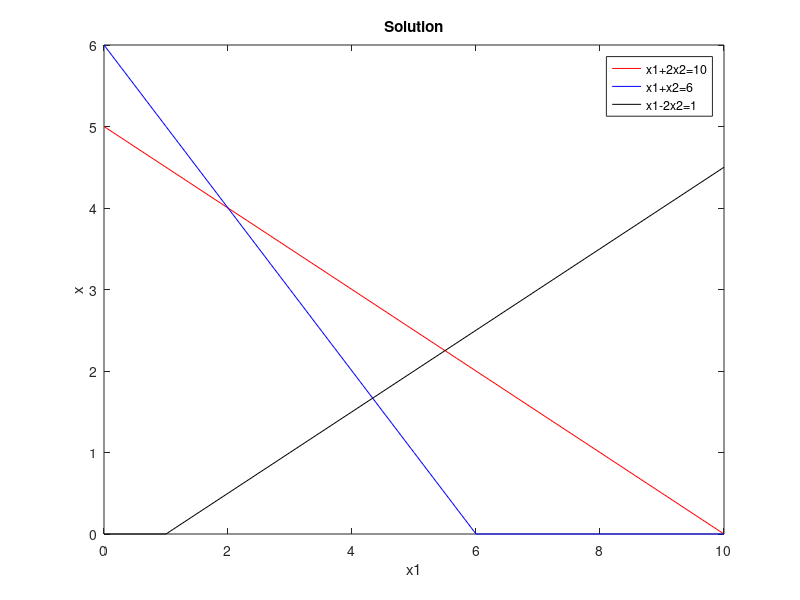

Here is the MATLAB script that generated this plot:
clc
clear all
%max z=2x1+x2%
%x1+2x2<=10%
%x1+x2<=6%
%x1-2x2<1=%
%% phase 1 data entry and finding all
A=[1 2;1 1;1 -2] 
B=[10;6;1]
C=[2 1]
x=0:max(B)


x21=(B(1)-A(1,1)*x)/A(1,2)
x21=max(0,x21)
x22=(B(2)-A(2,1)*x)/A(2,2)
x22=max(0,x22)
x23=(B(3)-A(3,1)*x)/A(3,2)
x23=max(0,x23)

%% phase 2 plot the lines 
plot(x,x21,'r',x,x22,'b',x,x23,'k')
%%alt
%plot(x,x21)%
%hold on%
%plot(x,x22)%
%plot(x,23)%
xlabel('x1')
ylabel('x')
title('Solution')
legend('x1+2x2=10', 'x1+x2=6', 'x1-2x2=1')

%% phase 3 intersection with axes

c1=find(x==0)
c2=find(x21==0)
c3=find(x22==0)
c4=find(x23==0)
line1=[x([c1 c2]); x21([c1 c2])]
line2=[x([c1 c3]); x22([c1 c3])]
line3=[x([c1 c4]); x23([c1 c4])]
line1=line1'
line2=line2'
line3=line3'
lines=[line1;line2;line3]
lines=unique(lines,'rows') %% unique by rows

%% phase 4 corner all/intersection of lines
temp=[0;0]
for i=1:size(A,1)
    for j=i+1:size(A,1)
        A1=A([i j],:)
        B1=B([i j])
        p=inv(A1)*B1
        temp=[temp p]
    end
end
sol=temp'

%%phase 5 all all
all=unique([lines;sol],'rows')

%%phase 6
for i=1:size(all,1)
 const1(i)=A(1,1)*all(i,1)+A(1,2)*all(i,2)-B(1)
 const2(i)=A(2,1)*all(i,1)+A(2,2)*all(i,2)-B(2)
 const3(i)=A(3,1)*all(i,1)+A(3,2)*all(i,2)-B(3)
end 

s1=find(const1>0)
s2=find(const2>0)
s3=find(const3>0)
s=unique([s1 s2 s3])
all(s,:)=[]

%% phase 7
value=C.*all
[obj,index] = max(value)
x1=all(index,1)
x2=all(index,2)
